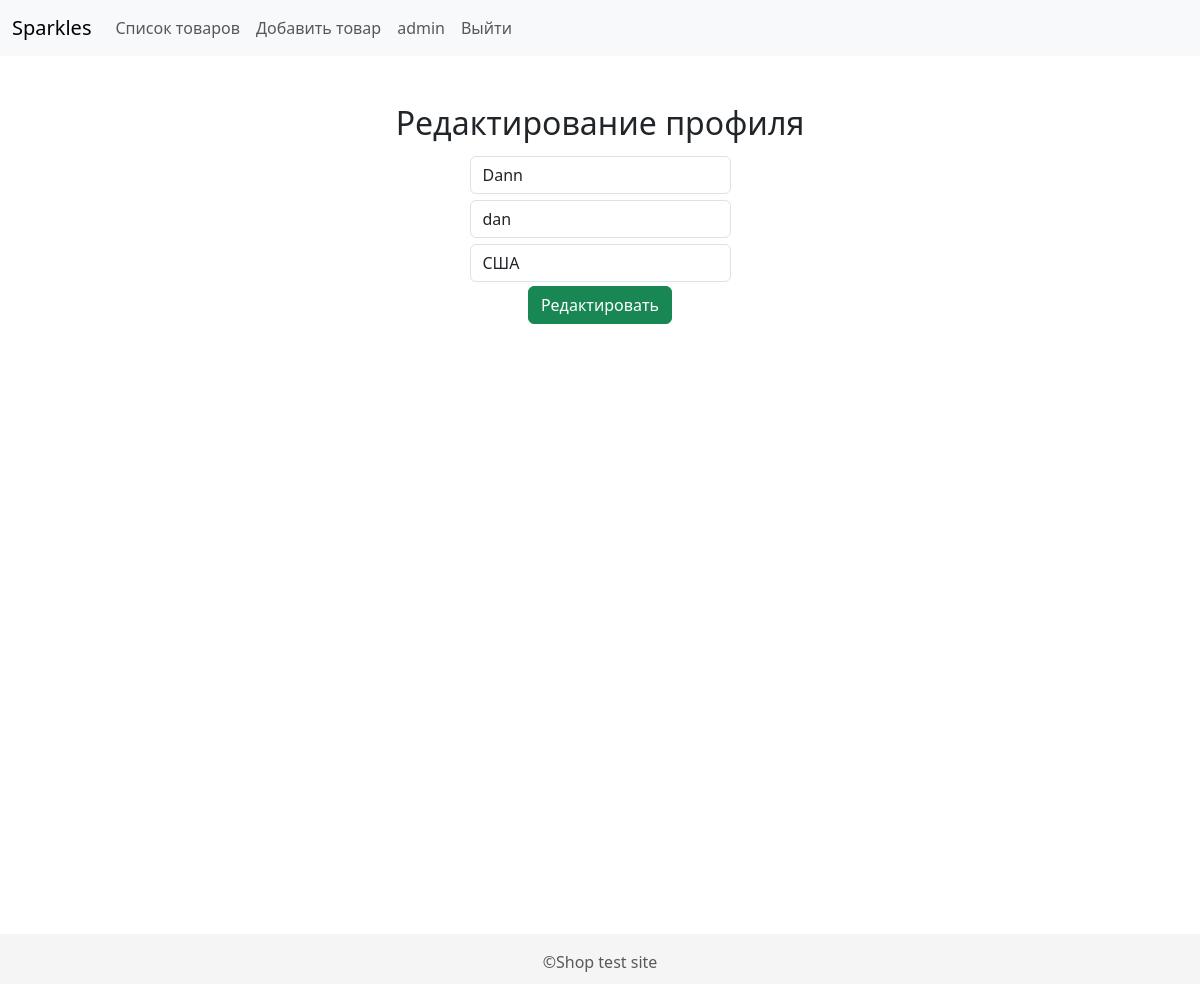
Screenshot of /users/update/dandan (signed in) with the database file from the repository.
### users/models.py (models this page shows, shortened)
class User(AbstractUser):
    country = models.CharField(blank=True, max_length=100, verbose_name='Страна',  choices=COUNTRY_CHOICES)
    class Meta:
        verbose_name = 'Пользователь'
        verbose_name_plural = 'Пользователи'
    def __str__(self):
        return self.username

### users/views.py (the view, shortened to what this page needs)
# urls.py: path('update/<slug:username>', ProfileUpdateView.as_view(), name='update'),
class ProfileUpdateView(UpdateView):
    model = User
    template_name = 'users/update.html'
    form_class = forms.CustomUpdateForm
    slug_field = 'username'
    slug_url_kwarg = 'username'

### users/forms.py
class CustomUpdateForm(forms.ModelForm, CustomBaseForm):
    class Meta:
        model = User
        fields = ['first_name', 'last_name', 'country']
        labels = {
            'first_name': 'Новое имя',
            'last_name': 'Новая фамилия',
            'country': 'Новая страна',
        }

### users/templates/users/update.html (shortened to what this page needs)
{% extends 'base.html' %}
{% block content %}
<div class="row">
    <h2 align="center">Редактирование профиля</h2>
    <div class="col-md-3 mx-auto text-center">
        <form method="post">
            {% for field in form %}
                {{ field }}
            {% endfor %}
            <button type="submit" class="btn btn-success">Редактировать</button>
        </form>
    </div>
</div>
{% endblock %}

### users/templates/nav.html
<nav class="navbar navbar-expand-lg bg-body-tertiary">
  <div class="container-fluid">
    <a class="navbar-brand" href="#">
        Sparkles
    </a>
    <div class="collapse navbar-collapse" id="navbarSupportedContent">
      <ul class="navbar-nav me-auto mb-2 mb-lg-0">
        {% for link in nav_links %}
        <li class="nav-item">
          <a class="nav-link {% if link.is_active %}active {% endif %}" href="{% if link.url == 'users:profile' %} {% url link.url request.user.username %} {% else %} {% url link.url %} {% endif %}">
              {{ link.label }}
          </a>
        </li>
        {% endfor %}
      </ul>
    </div>
  </div>
</nav>

### users/static/users/css/style.css (style rules this page uses)
html, body { height: 100%; }
.cform { margin-top: 6px; margin-bottom: 4px; }

### rows the page displays
User: label "admin"
User: form "Dann" "dan" "США"

### other values shown
{{ link.label }} "Список товаров" "Добавить товар" "Выйти"
